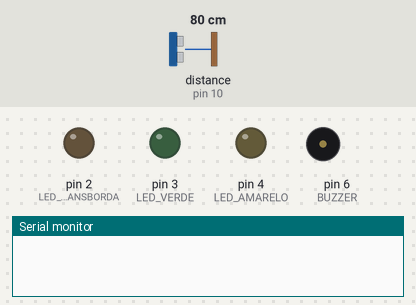
The sketch below on a simulated Arduino Uno, built with avr-gcc and run on an emulated ATmega328P. Shown: output pins drawn as LEDs (lit = HIGH), buzzer (waves = sounding), the last lines printed to the serial monitor. Wiring (inferred from the names in the program): ultrasonic range finder: trigger pin 9; echo pin 10. Dashed ring = blinking. The test bench sets the inputs (shaded band); at power-on: distance to the obstacle (sensor on pin 10) 80 cm. The echo pulse lasts 58.3 µs per cm; pins used as bus, display or sensor lines are not drawn.

Above: at 0.1 s.
1.4 s: distance to the obstacle (sensor on pin 10) set to 8 cm
3.4 s: distance to the obstacle (sensor on pin 10) set to 5 cm
6.4 s: distance to the obstacle (sensor on pin 10) set to 2 cm
At 7.55 s:
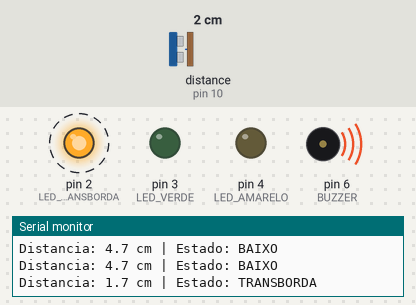
9.4 s: distance to the obstacle (sensor on pin 10) set to 5 cm
At 11.0 s:
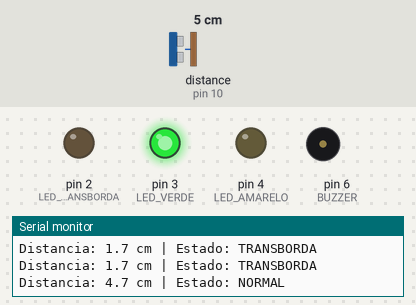
11.6 s: distance to the obstacle (sensor on pin 10) set to 9 cm
At 12.6 s:
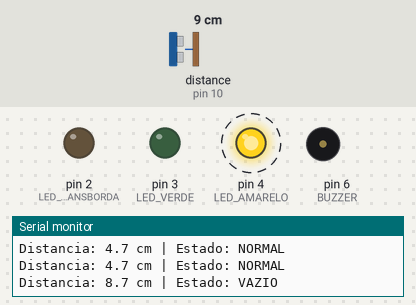
14.6 s: distance to the obstacle (sensor on pin 10) set to 4 cm
At 15.0 s:
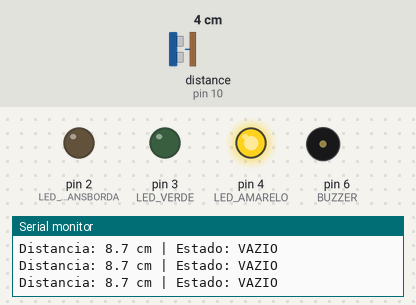
Timing chart, 0 to 17.6 s (numbered marks = the images above; inputs shaded):
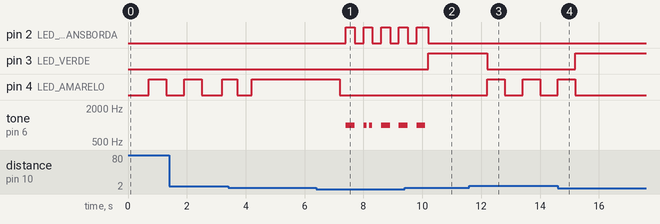

The sketch:

funcionando.ino
```cpp
// Monitor de nível de reservatório - v3 (corrigida)
//
// O sensor fica no topo do reservatório, apontado para a água:
// quanto MAIOR a distância medida, MENOS cheio está o reservatório.
//
// Mudanças em relação à v2:
//  - HISTERESE reduzida (2.0 -> 0.5) e limites mais espaçados
//  - TRANSBORDA agora volta para NORMAL (antes pulava para BAIXO)
//  - Mediana de 3 leituras (descarta picos) em vez de média
//  - SEM_LEITURA só após 3 falhas seguidas (ignora falhas isoladas)
//  - Limite de transbordo fora da zona cega do HC-SR04 (~2 cm)

// ---------- Pinos ----------
const int TRIG = 9;
const int ECHO = 10;

const int LED_TRANSBORDA = 2;  // vermelho (transbordando)
const int LED_VERDE      = 3;  // verde (nível normal)
const int LED_AMARELO    = 4;  // amarelo (nível baixo / vazio)
const int BUZZER         = 6;  // som de alerta

// ---------- Limites em cm (ADAPTE ao tamanho do seu pote) ----------
// Distância do sensor até a água. Mantenha LIM_TRANSBORDA >= 3 cm,
// pois o HC-SR04 lê mal abaixo de ~2 cm.
const float LIM_TRANSBORDA = 3.0f;
const float LIM_BAIXO      = 5.0f;
const float LIM_VAZIO      = 7.0f;

// Margem anti-oscilação. Deve ser MENOR que metade da menor faixa.
const float HISTERESE = 0.5f;

// Falhas seguidas necessárias para declarar SEM_LEITURA.
const int FALHAS_MAX = 3;

// ---------- Tempos em ms ----------
const unsigned long INTERVALO_LEITURA = 1000;
const unsigned long PISCA_RAPIDO      = 300;
const unsigned long PISCA_LENTO       = 600;

enum Estado { SEM_LEITURA, TRANSBORDA, NORMAL, BAIXO, VAZIO };

float distancia = -1;
Estado estado = SEM_LEITURA;
int falhasSeguidas = 0;

unsigned long ultimaLeitura = 0;
unsigned long ultimoPisca   = 0;

bool ledLigado    = false;
bool buzzerLigado = false;

// Uma medição em cm. Retorna -1 se não houver eco.
float medirUmaVez() {
  digitalWrite(TRIG, LOW);
  delayMicroseconds(2);
  digitalWrite(TRIG, HIGH);
  delayMicroseconds(10);
  digitalWrite(TRIG, LOW);

  long duracao = pulseIn(ECHO, HIGH, 30000);
  if (duracao == 0) return -1;

  return duracao * 0.0343f / 2;
}

// Mediana de 3 medições válidas (2 válidas -> média). -1 se menos de 2 válidas.
float medirDistancia() {
  noTone(BUZZER);        // buzzer calado durante a medição
  buzzerLigado = false;  // o loop religa quando preciso

  float v[3];
  int n = 0;

  for (int i = 0; i < 3; i++) {
    float d = medirUmaVez();
    if (d > 0) v[n++] = d;
    delay(30);  // evita eco da medição anterior
  }

  if (n < 2) return -1;
  if (n == 2) return (v[0] + v[1]) / 2;

  // Mediana de 3 valores
  float a = v[0], b = v[1], c = v[2];
  if ((a >= b && a <= c) || (a <= b && a >= c)) return a;
  if ((b >= a && b <= c) || (b <= a && b >= c)) return b;
  return c;
}

// Classifica a distância com histerese.
// Para SAIR de um estado, o nível precisa passar do limite por HISTERESE.
Estado classificar(float d, Estado atual) {
  // Limites efetivos conforme o estado atual
  float limT = LIM_TRANSBORDA;  // d <= limT      -> TRANSBORDA
  float limB = LIM_BAIXO;       // d <  limB      -> NORMAL
  float limV = LIM_VAZIO;       // d <  limV      -> BAIXO, senão VAZIO

  // Já transbordando: só sai quando a água descer HISTERESE além do limite
  if (atual == TRANSBORDA) limT += HISTERESE;

  // Já em NORMAL ou TRANSBORDA: só vira BAIXO se passar do limite + HISTERESE
  if (atual == NORMAL || atual == TRANSBORDA) limB += HISTERESE;

  // Já em BAIXO ou VAZIO: só volta a NORMAL se ficar HISTERESE abaixo do limite
  if (atual == BAIXO || atual == VAZIO) limB -= HISTERESE;

  // Já em VAZIO: só vira BAIXO se ficar HISTERESE abaixo do limite
  if (atual == VAZIO) limV -= HISTERESE;
  // Já em BAIXO: só vira VAZIO se passar do limite + HISTERESE
  if (atual == BAIXO) limV += HISTERESE;

  if (d <= limT) return TRANSBORDA;
  if (d <  limB) return NORMAL;
  if (d <  limV) return BAIXO;
  return VAZIO;
}

const char* nomeEstado(Estado e) {
  switch (e) {
    case SEM_LEITURA: return "SEM_LEITURA";
    case TRANSBORDA:  return "TRANSBORDA";
    case NORMAL:      return "NORMAL";
    case BAIXO:       return "BAIXO";
    case VAZIO:       return "VAZIO";
  }
  return "?";
}

void atualizarLeitura() {
  float d = medirDistancia();

  if (d > 0) {
    falhasSeguidas = 0;
    distancia = d;
    estado = classificar(d, estado);
  } else {
    falhasSeguidas++;
    // Só declara falha do sensor depois de várias falhas seguidas;
    // até lá, mantém o último estado.
    if (falhasSeguidas >= FALHAS_MAX) {
      distancia = -1;
      estado = SEM_LEITURA;
    }
  }

  if (d > 0) {
    Serial.print(F("Distancia: "));
    Serial.print(d, 1);
    Serial.print(F(" cm"));
  } else {
    Serial.print(F("Sem eco ("));
    Serial.print(falhasSeguidas);
    Serial.print(F(")"));
  }
  Serial.print(F(" | Estado: "));
  Serial.println(nomeEstado(estado));
}

void setup() {
  pinMode(TRIG, OUTPUT);
  pinMode(ECHO, INPUT);
  pinMode(LED_TRANSBORDA, OUTPUT);
  pinMode(LED_VERDE, OUTPUT);
  pinMode(LED_AMARELO, OUTPUT);
  pinMode(BUZZER, OUTPUT);
  Serial.begin(9600);

  atualizarLeitura();
  // Na partida, uma falha isolada não deve mostrar erro de sensor:
  // se ainda não há estado válido, tenta de novo no próximo ciclo.
  ultimaLeitura = millis();
  ultimoPisca   = millis();
}

void loop() {
  unsigned long agora = millis();

  if (agora - ultimaLeitura >= INTERVALO_LEITURA) {
    ultimaLeitura = agora;
    atualizarLeitura();
  }

  unsigned long periodo = (estado == TRANSBORDA) ? PISCA_RAPIDO : PISCA_LENTO;
  if (agora - ultimoPisca >= periodo) {
    ultimoPisca = agora;
    ledLigado = !ledLigado;
  }

  //   TRANSBORDA  -> vermelho piscando rápido + buzzer
  //   NORMAL      -> verde fixo
  //   BAIXO       -> amarelo fixo
  //   VAZIO       -> amarelo piscando
  //   SEM_LEITURA -> vermelho e amarelo alternando (falha do sensor)
  bool vermelho = false, verde = false, amarelo = false;

  switch (estado) {
    case TRANSBORDA:  vermelho = ledLigado; break;
    case NORMAL:      verde = true; break;
    case BAIXO:       amarelo = true; break;
    case VAZIO:       amarelo = ledLigado; break;
    case SEM_LEITURA: vermelho = ledLigado; amarelo = !ledLigado; break;
  }

  digitalWrite(LED_TRANSBORDA, vermelho);
  digitalWrite(LED_VERDE, verde);
  digitalWrite(LED_AMARELO, amarelo);

  bool querSom = (estado == TRANSBORDA) && ledLigado;
  if (querSom != buzzerLigado) {
    buzzerLigado = querSom;
    if (querSom) tone(BUZZER, 1000);
    else         noTone(BUZZER);
  }
}
```

Measured:
- the behaviour switches between 3 and 4 cm on distance to the obstacle (sensor on pin 10) (found by bisection; images 1 and 2)
- after the input at 6.4 s, pin 2 (LED_TRANSBORDA): alternates HIGH for 0.30 s and LOW for 0.30 s, starting after 1.0 s; pin 4 (LED_AMARELO): HIGH → LOW after 0.80 s; tone on pin 6 (BUZZER): plays 1000 Hz for 0.30 s, 1000 Hz for 0.10 s, 1000 Hz for 0.11 s, 1000 Hz for 0.30 s, 1000 Hz for 0.19 s, starting after 1.0 s
- after the input at 9.4 s, pin 2 (LED_TRANSBORDA): goes on until 10.2 s, then stays LOW; pin 3 (LED_VERDE): LOW → HIGH after 0.80 s; tone on pin 6 (BUZZER): goes on until 10.1 s, then stays silent
- after the input at 11.6 s, pin 3 (LED_VERDE): HIGH → LOW after 0.60 s; pin 4 (LED_AMARELO): alternates HIGH for 0.60 s and LOW for 0.60 s, starting after 0.61 s
- after the input at 14.6 s, pin 3 (LED_VERDE): LOW → HIGH after 0.60 s; pin 4 (LED_AMARELO): goes on until 15.2 s, then stays LOW
